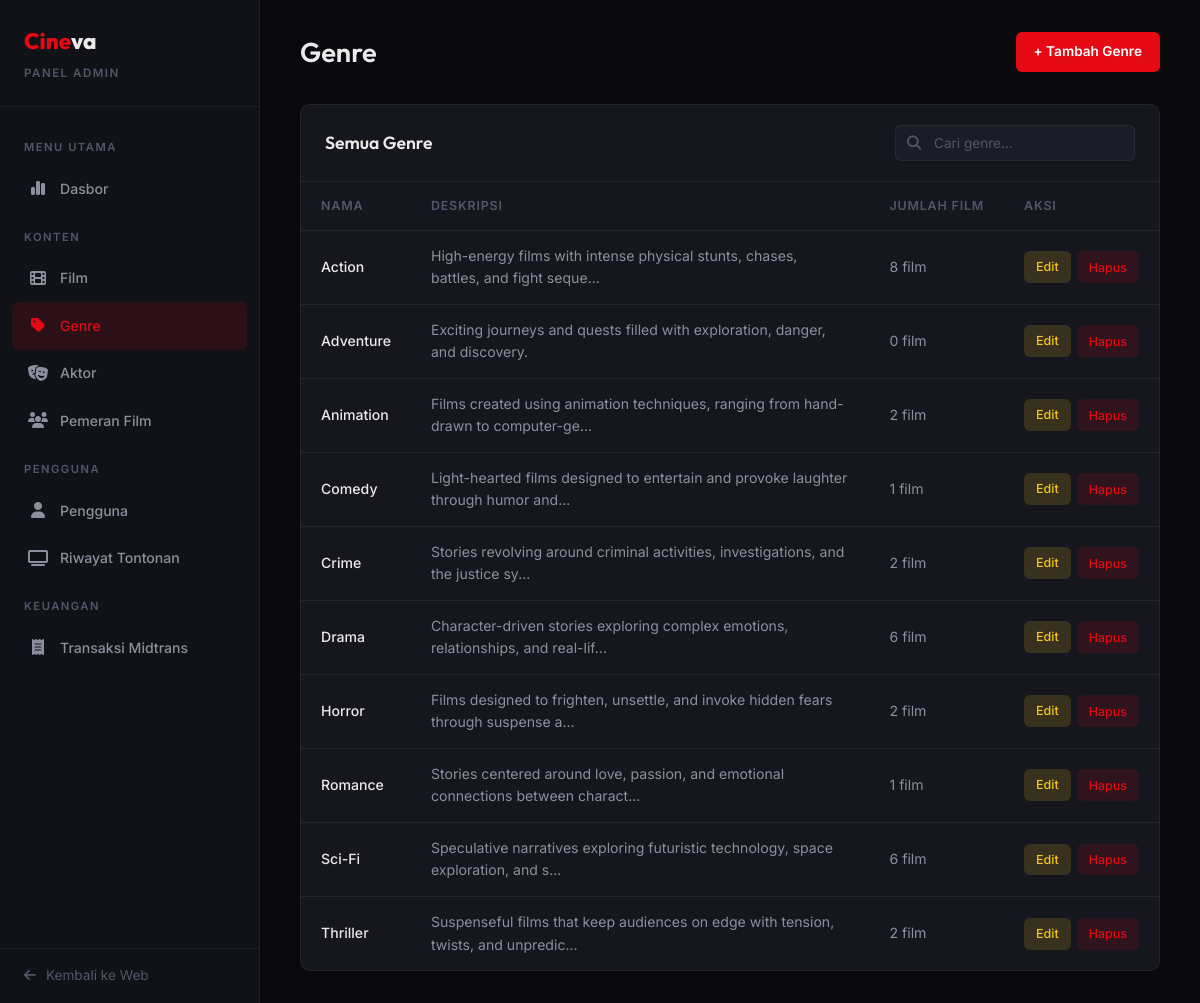
Page /admin/genres.php (signed in) on the committed database.
### tables this page shows
CREATE TABLE genres (
    id INT AUTO_INCREMENT PRIMARY KEY,
    name VARCHAR(100) NOT NULL,
    description TEXT
);

### admin/genres.php (the view, shortened to what this page needs)
<?php
include __DIR__ . '/includes/admin-header.php';
include __DIR__ . '/includes/sidebar.php';
$genres = $conn->query("
    SELECT g.*, COUNT(m.id) as movie_count
    FROM genres g
    LEFT JOIN movies m ON g.id = m.genre_id
    GROUP BY g.id
    ORDER BY g.name
");
?>
<main class="admin-main">
    <div class="admin-topbar">
        <h1>Genre</h1>
        <a href="/cineva/admin/genre-form.php" class="btn-add">+ Tambah Genre</a>
    </div>
    <div class="admin-card">
        <div class="admin-card-header">
            <h3 class="admin-card-title">Semua Genre</h3>
            <div class="admin-search">
                <span class="admin-search-icon"><i class="fa-solid fa-search"></i></span>
                <input type="text" placeholder="Cari genre...">
            </div>
        </div>
        <table class="data-table">
            <thead>
                <tr><th>Nama</th><th>Deskripsi</th><th>Jumlah Film</th><th>Aksi</th></tr>
            </thead>
            <tbody>
                <?php while ($g = $genres->fetch_assoc()): ?>
                <tr>
                    <td style="color:var(--text-primary); font-weight:500;"><?= htmlspecialchars($g['name']) ?></td>
                    <td><?= htmlspecialchars(mb_substr($g['description'], 0, 80)) ?><?= mb_strlen($g['description']) > 80 ? '...' : '' ?></td>
                    <td><?= $g['movie_count'] ?> film</td>
                    <td>
                        <div class="table-actions">
                            <a href="/cineva/admin/genre-form.php?id=<?= $g['id'] ?>" class="table-btn edit">Edit</a>
                            <button class="table-btn delete btn-delete-trigger" data-id="<?= $g['id'] ?>" data-name="<?= htmlspecialchars($g['name']) ?>">Hapus</button>
                        </div>
                    </td>
                </tr>
                <?php endwhile; ?>
            </tbody>
        </table>
    </div>
</main>
</div>
</body>
</html>

### assets/css/style.css (style rules this page uses)
:root { --bg-primary: #08080d; --bg-secondary: #111118; --bg-card: #16161f; --bg-elevated: #1c1c28; --bg-glass: rgba(17, 17, 24, 0.85); --accent: #e50914; --accent-hover: #b80710; --accent-soft: rgba(229, 9, 20, 0.12); --gold: #f5c518; --gold-soft: rgba(245, 197, 24, 0.15); --green: #2dd4a8; --text-primary: #eaeaea; --text-secondary: #8e8e9f; --text-dim: #55556a; --border: rgba(255, 255, 255, 0.06); --border-light: rgba(255, 255, 255, 0.1); --shadow-sm: 0 2px 8px rgba(0, 0, 0, 0.3); --shadow-md: 0 8px 24px rgba(0, 0, 0, 0.4); --shadow-lg: 0 16px 48px rgba(0, 0, 0, 0.5); --radius-sm: 6px; --radius-md: 10px; --radius-lg: 16px; --radius-xl: 24px; --transition: 0.3s cubic-bezier(0.25, 0.46, 0.45, 0.94); --container: 1400px; --nav-height: 68px; }
*, *::before, *::after { margin: 0; padding: 0; box-sizing: border-box; }
html { scroll-behavior: smooth; -webkit-font-smoothing: antialiased; }
body { font-family: 'Inter', sans-serif; background: var(--bg-primary); color: var(--text-primary); line-height: 1.6; overflow-x: hidden; min-height: 100vh; }
h1, h2, h3, h4, h5, h6 { font-family: 'Outfit', sans-serif; font-weight: 600; line-height: 1.2; }
a { text-decoration: none; color: inherit; transition: color var(--transition); }

### assets/css/admin.css (style rules this page uses)
.admin-main { flex: 1; margin-left: 260px; padding: 32px 40px; }
.admin-topbar { display: flex; align-items: center; justify-content: space-between; margin-bottom: 32px; }
.admin-topbar h1 { font-size: 1.7rem; }
.admin-card { background: var(--bg-card); border: 1px solid var(--border); border-radius: var(--radius-md); overflow: hidden; }
.admin-card-header { display: flex; align-items: center; justify-content: space-between; padding: 20px 24px; border-bottom: 1px solid var(--border); flex-wrap: wrap; gap: 12px; }
.admin-card-title { font-size: 1.1rem; font-weight: 600; }
.admin-search { position: relative; }
.admin-search input { padding: 9px 14px 9px 38px; background: var(--bg-elevated); border: 1px solid var(--border); border-radius: var(--radius-sm); color: var(--text-primary); font-family: 'Inter', sans-serif; font-size: 0.85rem; outline: none; width: 240px; transition: border-color var(--transition); }
.admin-search input::placeholder { color: var(--text-dim); }
.admin-search-icon { position: absolute; left: 12px; top: 50%; transform: translateY(-50%); color: var(--text-dim); font-size: 0.9rem; }
.btn-add { display: inline-flex; align-items: center; gap: 6px; background: var(--accent); color: white; padding: 9px 18px; border-radius: var(--radius-sm); font-family: 'Inter', sans-serif; font-size: 0.85rem; font-weight: 600; border: none; cursor: pointer; transition: all var(--transition); }
.data-table { width: 100%; border-collapse: collapse; }
.data-table thead th { padding: 14px 20px; text-align: left; font-size: 0.78rem; font-weight: 600; text-transform: uppercase; letter-spacing: 0.8px; color: var(--text-dim); border-bottom: 1px solid var(--border); white-space: nowrap; }
.data-table tbody td { padding: 14px 20px; font-size: 0.88rem; border-bottom: 1px solid var(--border); color: var(--text-secondary); vertical-align: middle; }
.data-table tbody tr:last-child td { border-bottom: none; }
.table-actions { display: flex; gap: 6px; }
.table-btn { padding: 6px 12px; border-radius: var(--radius-sm); font-size: 0.78rem; font-weight: 500; font-family: 'Inter', sans-serif; border: none; cursor: pointer; transition: all var(--transition); }
.table-btn.edit { background: var(--gold-soft); color: var(--gold); }
.table-btn.delete { background: var(--accent-soft); color: var(--accent); }

### rows in the picture
genres: name "Action", description "High-energy films with intense physical stunts, chases, battles, and fight seque", movie_count "8"
genres: name "Adventure", description "Exciting journeys and quests filled with exploration, danger, and discovery.", movie_count "0"
genres: name "Animation", description "Films created using animation techniques, ranging from hand-drawn to computer-ge", movie_count "2"
genres: name "Comedy", description "Light-hearted films designed to entertain and provoke laughter through humor and", movie_count "1"
genres: name "Crime", description "Stories revolving around criminal activities, investigations, and the justice sy", movie_count "2"
genres: name "Drama", description "Character-driven stories exploring complex emotions, relationships, and real-lif", movie_count "6"
genres: name "Horror", description "Films designed to frighten, unsettle, and invoke hidden fears through suspense a", movie_count "2"
genres: name "Romance", description "Stories centered around love, passion, and emotional connections between charact", movie_count "1"
genres: name "Sci-Fi", description "Speculative narratives exploring futuristic technology, space exploration, and s", movie_count "6"
genres: name "Thriller", description "Suspenseful films that keep audiences on edge with tension, twists, and unpredic", movie_count "2"
